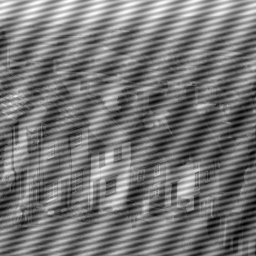
#> input picture image68.tif, 256 x 256 px
$ python ex2.py
#> lines starting #> are read from the running program, lines starting #| are printed output that depends on the picture
import numpy as np
import matplotlib.pyplot as plt
from scipy import fftpack
from scipy.ndimage import median_filter, gaussian_filter


def create_notch_filter(image_shape, noise_points, notch_radius):
    im5 = np.ones(image_shape)
    for point in noise_points:
        x, y = point
        im5[x-notch_radius:x+notch_radius+1, y-notch_radius:y+notch_radius+1] = 0
    return im5

def apply_notch_filter(image, notch_filter):
    im4 = fftpack.fftshift(fftpack.fft2(image))
    im6 = im4 * notch_filter
    return np.abs(fftpack.ifft2(fftpack.ifftshift(im6)))

# Load the noisy input image (im1)
im1 = plt.imread('image68.tif')
#> im1 is the input picture: shape (256, 256); min 0, max 255, mean 118.3

# Apply median filter to im1 (im2)
im2 = median_filter(im1, size=3)

# Compute the shifted Fourier spectrum of im1 (im4)
im4 = fftpack.fftshift(fftpack.fft2(im1))

# Define the noise points and notch filter radius
noise_points = [(87, 118), (123, 120), (132, 136), (169, 138)]
notch_radius = 5

# Create the custom notch filter (im5)
im5 = create_notch_filter(im4.shape, noise_points, notch_radius)
im5 = gaussian_filter(im5, sigma=notch_radius)
# Apply the notch filter to the Fourier spectrum of im1 (im6)
im3 = apply_notch_filter(im1, im5)
#> in apply_notch_filter, `return np.abs(fftpack.ifft2(fftpack.ifftshift(im6)))`:
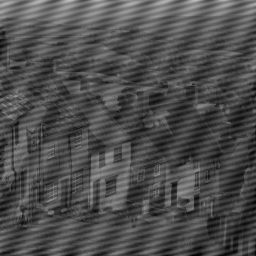
#> returned value: shape (256, 256) float64; min 1.85, max 192.1, mean 78.2

# Plotting the figure
fig, axes = plt.subplots(2, 3, figsize=(12, 8))

axes[0, 0].imshow(im1, cmap='gray')
axes[0, 0].set_title('Noisy Image')

axes[0, 1].imshow(im2, cmap='gray')
axes[0, 1].set_title('Median Filtered Image')

axes[0, 2].imshow(im3, cmap='gray')
axes[0, 2].set_title('Notch Filtered Image')

axes[1, 0].imshow(np.log(1 + np.abs(im4)), cmap='gray')
axes[1, 0].set_title('Fourier Spectrum of Noisy Image')

axes[1, 1].imshow(np.log(1 + np.abs(im5)), cmap='gray')
axes[1, 1].set_title('Notch Filters')

axes[1, 2].imshow(np.log(1 + np.abs(im4 * im5)), cmap='gray')
axes[1, 2].set_title('Fourier Spectrum of Filtered Image')

# Mark noise points as circles on the images
for point in noise_points:
    x, y = point
    axes[0, 0].add_patch(plt.Circle((y, x), notch_radius, color='r', fill=False))
    axes[1, 0].add_patch(plt.Circle((y, x), notch_radius, color='r', fill=False))
    axes[1, 1].add_patch(plt.Circle((y, x), notch_radius, color='r', fill=False))

plt.subplots_adjust(wspace=0.2, hspace=0.3)
plt.show()
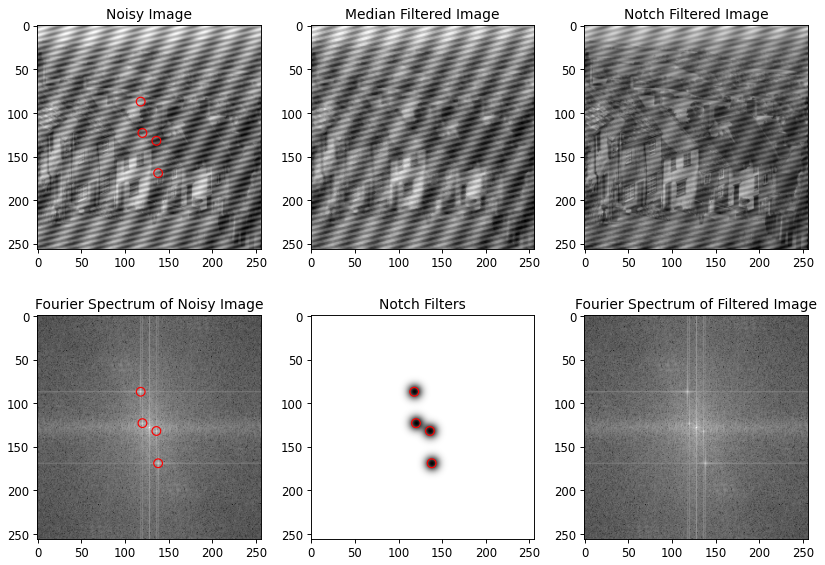
#> figure drawn by matplotlib, 6 panels

$ run again, with image60.tif copied over image68.tif
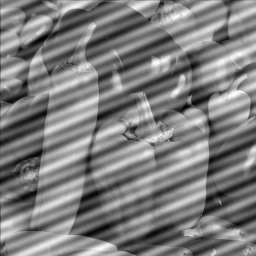
#> input picture image60.tif, 256 x 256 px
#> im1 is the input picture: shape (256, 256); min 0, max 255, mean 125.8
#> in apply_notch_filter, `return np.abs(fftpack.ifft2(fftpack.ifftshift(im6)))`:
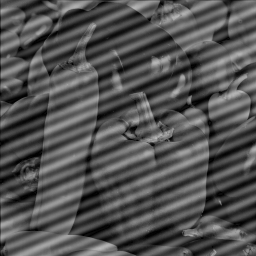
#> returned value: shape (256, 256) float64; min 0.0864, max 185.5, mean 83.3

$ run again, with image63.tif copied over image68.tif
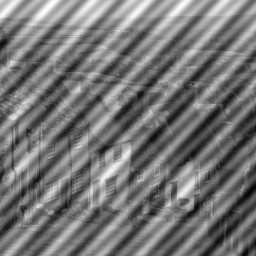
#> input picture image63.tif, 256 x 256 px
#> im1 is the input picture: shape (256, 256); min 0, max 255, mean 118
#> in apply_notch_filter, `return np.abs(fftpack.ifft2(fftpack.ifftshift(im6)))`:
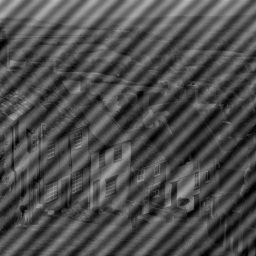
#> returned value: shape (256, 256) float64; min 0.0793, max 185.4, mean 78
